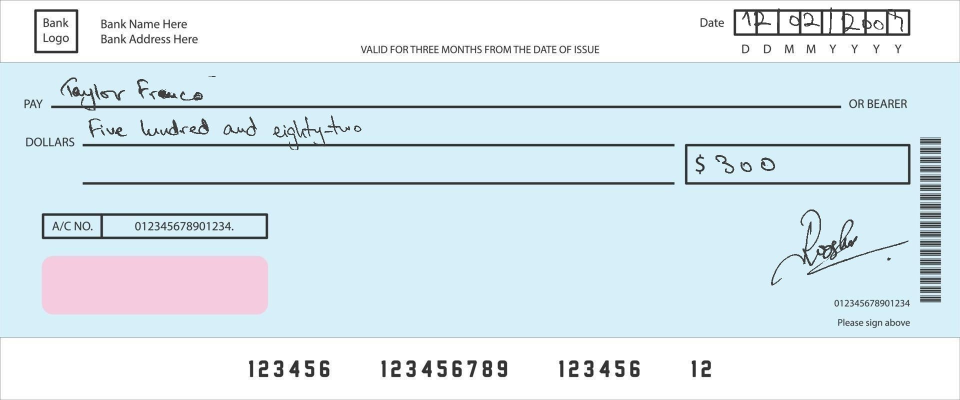
#> input picture cheque-test.jpg, 1920 x 800 px (shown at 1/2 size)
$ python -i signature_utils.py   (imports and definitions only)
#> lines starting #> are read from the running program, lines starting #| are printed output that depends on the picture; after the words box and inside, x2 and y2 are one past the last pixel; in counts of white or black regions, pixels touching at a corner belong together
#> further down, picture is the input picture: shape (800, 1920, 3); mean B, G, R 239.6, 232.9, 219.3
import os
import cv2


def remove_empty_borders(binary_img):
    coords = cv2.findNonZero(binary_img)

    if coords is None:
        return binary_img

    x, y, w, h = cv2.boundingRect(coords)
    return binary_img[y:y + h, x:x + w]


def preprocess_signature(signature_img):
    gray = cv2.cvtColor(signature_img, cv2.COLOR_BGR2GRAY)
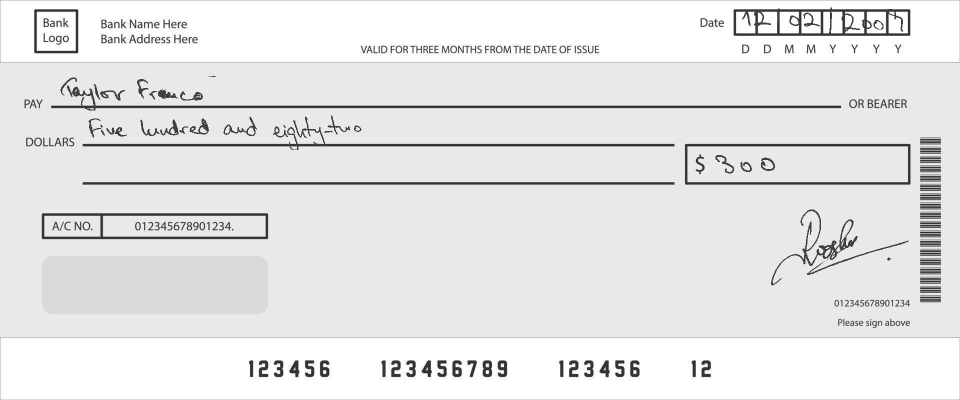
#> gray: shape (800, 1920) (shown at 1/2 size); min 0, max 255, mean 229.6
    gray = cv2.GaussianBlur(gray, (3, 3), 0)

    _, binary = cv2.threshold(
        gray,
        180,
        255,
        cv2.THRESH_BINARY_INV
    )
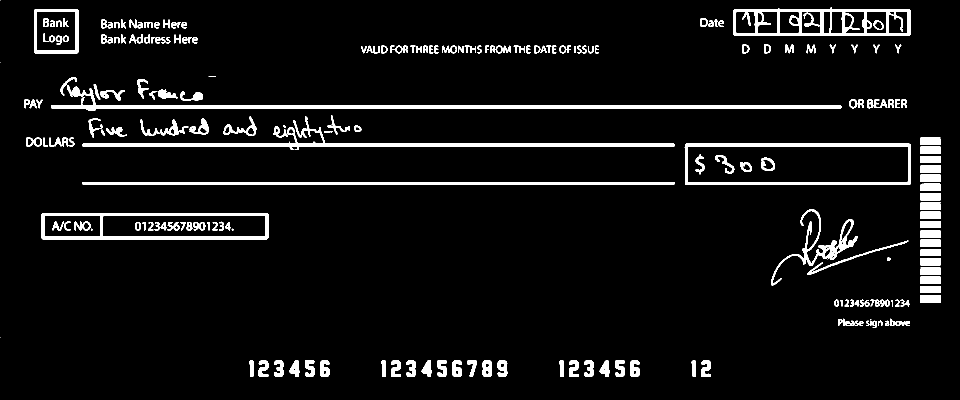
#> binary: shape (800, 1920) (shown at 1/2 size); 6.1% white; 229 white regions (7 under 20 px), largest, box (x1, y1, x2, y2) and area: (102, 171, 1683, 221) 10258, (165, 233, 1349, 300) 7982, (1467, 15, 1821, 72) 7680

    binary = remove_empty_borders(binary)
#> in remove_empty_borders, `coords = cv2.findNonZero(binary_img)`: coords = contour of 93038 points, box (x1, y1, x2, y2) (0, 0, 1882, 754), area 285922
#> in remove_empty_borders, `x, y, w, h = cv2.boundingRect(coords)`: x = 0; w = 1882; h = 754
#> in remove_empty_borders, `return binary_img[y:y + h, x:x + w]`:
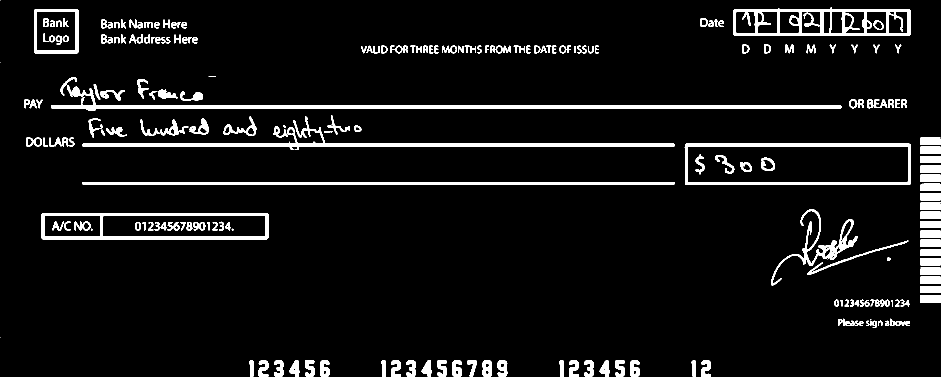
#> returned value: shape (754, 1882) (shown at 1/2 size); 6.6% white; 229 white regions (7 under 20 px), largest, box (x1, y1, x2, y2) and area: (102, 171, 1683, 221) 10258, (165, 233, 1349, 300) 7982, (1467, 15, 1821, 72) 7680

    binary = cv2.resize(
        binary,
        (400, 160),
        interpolation=cv2.INTER_AREA
    )
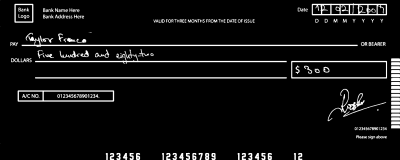
#> binary: shape (160, 400); min 0, max 255, mean 16.7

    return binary


# [113 lines left out: functions signature_template_score, signature_orb_score, signature_similarity, verify_signature, not called in this run]

>>> import cv2
>>> picture = cv2.imread('../../../cheque-test.jpg')
>>> result = preprocess_signature(picture)
